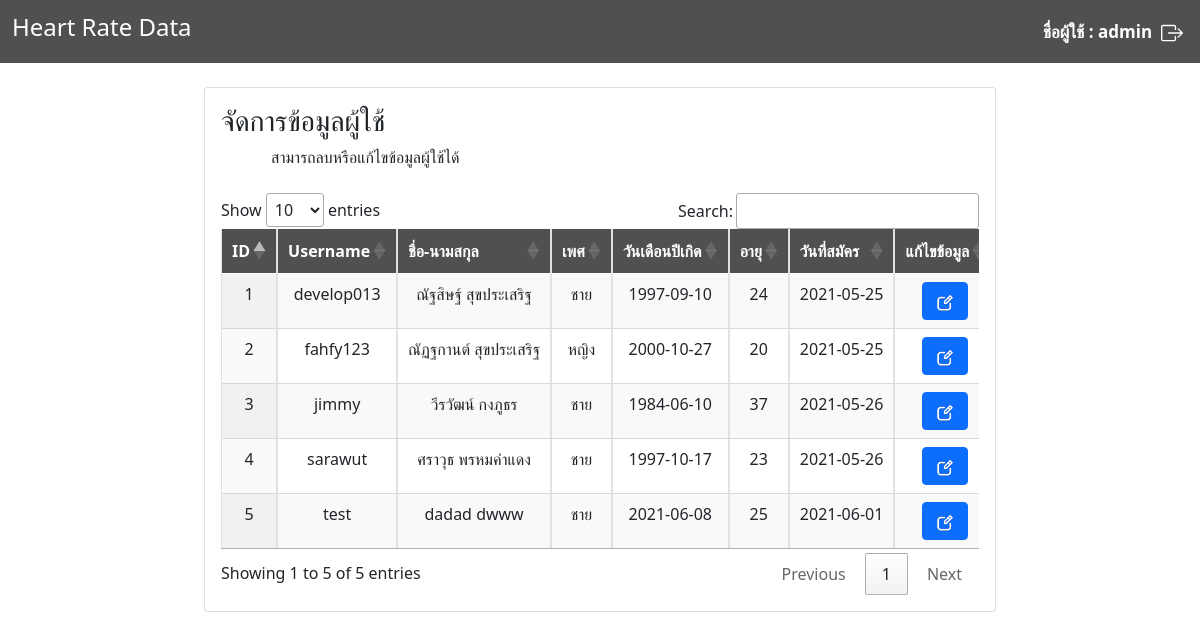
/admin_index.php (signed in), run on the app's committed database.
### tables this page shows
CREATE TABLE `userheartrate` (
  `id` int(100) NOT NULL,
  `username` varchar(255) NOT NULL,
  `password` varchar(255) NOT NULL,
  `fname` varchar(255) NOT NULL,
  `lname` varchar(255) NOT NULL,
  `gender` varchar(255) NOT NULL,
  `bdate` date NOT NULL,
  `age` int(100) NOT NULL,
  `date` varchar(255) NOT NULL,
  `time` time NOT NULL,
  `level` varchar(255) NOT NULL
);

### admin_index.php (the view, shortened to what this page needs)
<!DOCTYPE html>
<html>
<head>
    <link href="https://cdn.jsdelivr.net/npm/bootstrap@5.0.0-beta3/dist/css/bootstrap.min.css" rel="stylesheet">
    <link rel="stylesheet" href="https://cdn.datatables.net/1.10.24/css/jquery.dataTables.min.css">
    <link rel="stylesheet" href="https://cdn.datatables.net/buttons/1.6.5/css/buttons.dataTables.min.css">
    <link rel="stylesheet" href="https://cdnjs.cloudflare.com/ajax/libs/font-awesome/4.7.0/css/font-awesome.min.css">
    <link href="./style.css" rel="stylesheet">
</head>
<body>
    <div>
        <nav class="navbar navbar-expand-lg navbar-light position-relative" style="background-color: #505050;">
            <div class="container-fluid">
                <a class="navbar-brand font-nav" style="color: white;" href="./index.php">
                    <h4>Heart Rate Data</h4>
                </a>
                <span class="navbar-text" style="color: white;">
                    <?php
                    if (!$_SESSION["usersess"]) {
                        header("Location: ./login.php");
                    } else {
                        echo "<lable class=font_bold>ชื่อผู้ใช้ : " . $_SESSION["usersess"] . "</label>" . "&nbsp;" . "&nbsp;";
                        echo "<lable ><a href=./logout.php class='navbar-light'><svg xmlns='http://www.w3.org/2000/svg' width='22' height='22' fill='currentColor' class='bi bi-box-arrow-right logout' viewBox='0 0 16 16' alt='Logut'>
                        <path fill-rule='evenodd' d='M10 12.5a.5.5 0 0 1-.5.5h-8a.5.5 0 0 1-.5-.5v-9a.5.5 0 0 1 .5-.5h8a.5.5 0 0 1 .5.5v2a.5.5 0 0 0 1 0v-2A1.5 1.5 0 0 0 9.5 2h-8A1.5 1.5 0 0 0 0 3.5v9A1.5 1.5 0 0 0 1.5 14h8a1.5 1.5 0 0 0 1.5-1.5v-2a.5.5 0 0 0-1 0v2z'/>
                        <path fill-rule='evenodd' d='M15.854 8.354a.5.5 0 0 0 0-.708l-3-3a.5.5 0 0 0-.708.708L14.293 7.5H5.5a.5.5 0 0 0 0 1h8.793l-2.147 2.146a.5.5 0 0 0 .708.708l3-3z'/>
                      </svg></a></lable>";
                    }
                    ?>
                </span>
            </div>
        </nav>
        <br>
    </div>
    <div class="data">
        <div class="row">
            <div class="col-sm-2"></div>
            <div class="col-sm-8">
                <div class="card">
                    <div class="card-body">
                        <h3>จัดการข้อมูลผู้ใช้</h3>
                        <span style="margin-left: 50px">สามารถลบหรือแก้ไขข้อมูลผู้ใช้ได้</span>
                        <br><br>
                        <div class="table-responsive">
                            <table class="table table-bordered display responsive nowrap" id="usertable" style="width:100%">
                                <thead style="background-color: #505050; color:white">
                                    <tr>
                                        <th>ID</th>
                                        <th>Username</th>
                                        <th>ชื่อ-นามสกุล</th>
                                        <th>เพศ</th>
                                        <th>วันเดือนปีเกิด</th>
                                        <th>อายุ</th>
                                        <th>วันที่สมัคร</th>
                                        <th>แก้ไขข้อมูล</th>
                                    </tr>
                                </thead>
                                <tbody>
                                    <?php
                                    require_once './php/conn.php';
                                    $usersql = "SELECT * FROM userheartrate WHERE level != 'admin' ";
                                    $result = mysqli_query($conn, $usersql);
                                    if (mysqli_num_rows($result) > 0) {
                                        while ($row = mysqli_fetch_assoc($result)) {
                                    ?>
                                            <tr id="<?php echo $row['username']; ?>">
                                                <td> <?php echo $row['id']; ?> </td>
                                                <td> <?php echo $row['username']; ?> </td>
                                                <td> <?php echo $row['fname']; ?> <?php echo $row['lname']; ?></td>
                                                <td> <?php echo $row['gender']; ?></td>
                                                <td> <?php echo $row['bdate']; ?></td>
                                                <td> <?php echo $row['age']; ?></td>
                                                <td> <?php echo $row['date']; ?></td>
                                                <td><a class='btn btn-primary' href='./admin_userdata.php?id=<?php echo $row['id'] ?>&user=<?php echo $row['username'] ?>'><img src="./Image/edit2.png" style='font-size:16px'></a></td>
                                            </tr>
                                    <?php    }
                                    } else {
                                        echo "<p>Database not found !!</p>";
                                    }
                                    ?>
                                </tbody>
                            </table>
                        </div>
                    </div>
                </div>
            </div>
</body>
</html>

### style.css (style rules this page uses)
* { margin: 0; padding: 0; box-sizing: border-box; }
.font-nav { color: white; }
.font_bold { font-size: 17px; font-weight: bold; color: white; margin: 5px; }
.logout { color: white; }
.data { width: 100%; margin-bottom: 100px; }
.table { text-align: center; }

### data on the page
userheartrate: id "1", username "develop013", fname "ณัฐสิษฐ์", lname "สุขประเสริฐ", gender "ชาย", bdate "1997-09-10", age "24", date "2021-05-25"
userheartrate: id "2", username "fahfy123", fname "ณัฏฐกานต์", lname "สุขประเสริฐ", gender "หญิง", bdate "2000-10-27", age "20", date "2021-05-25"
userheartrate: id "3", username "jimmy", fname "วีรวัฒน์", lname "กงภูธร", gender "ชาย", bdate "1984-06-10", age "37", date "2021-05-26"
userheartrate: id "4", username "sarawut", fname "ศราวุธ", lname "พรหมคำแดง", gender "ชาย", bdate "1997-10-17", age "23", date "2021-05-26"
userheartrate: id "5", username "test", fname "dadad", lname "dwww", gender "ชาย", bdate "2021-06-08", age "25", date "2021-06-01"

### other printed values
$_SESSION["usersess"] "admin"
